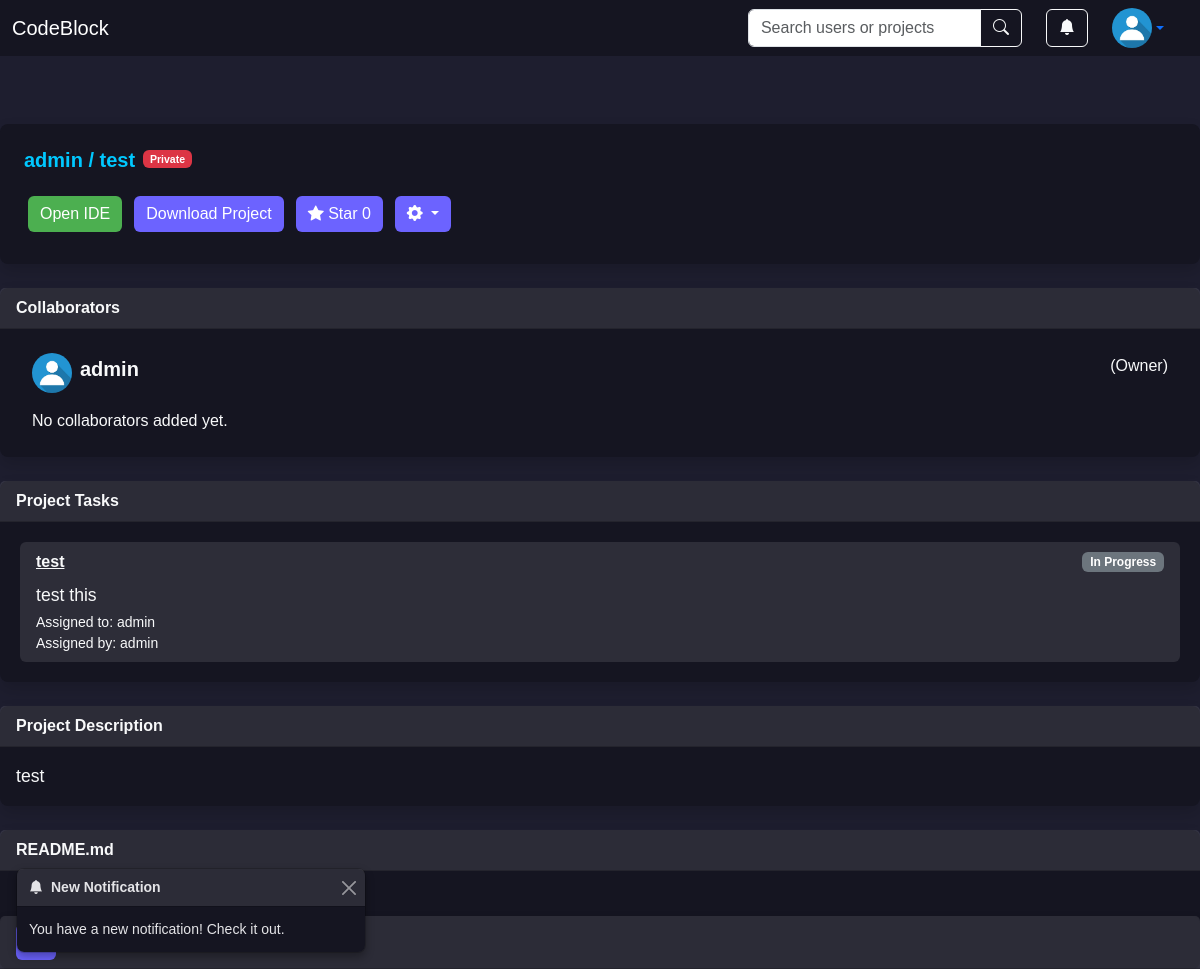
Before: /project/admin/1/ (signed in) with the older database file.
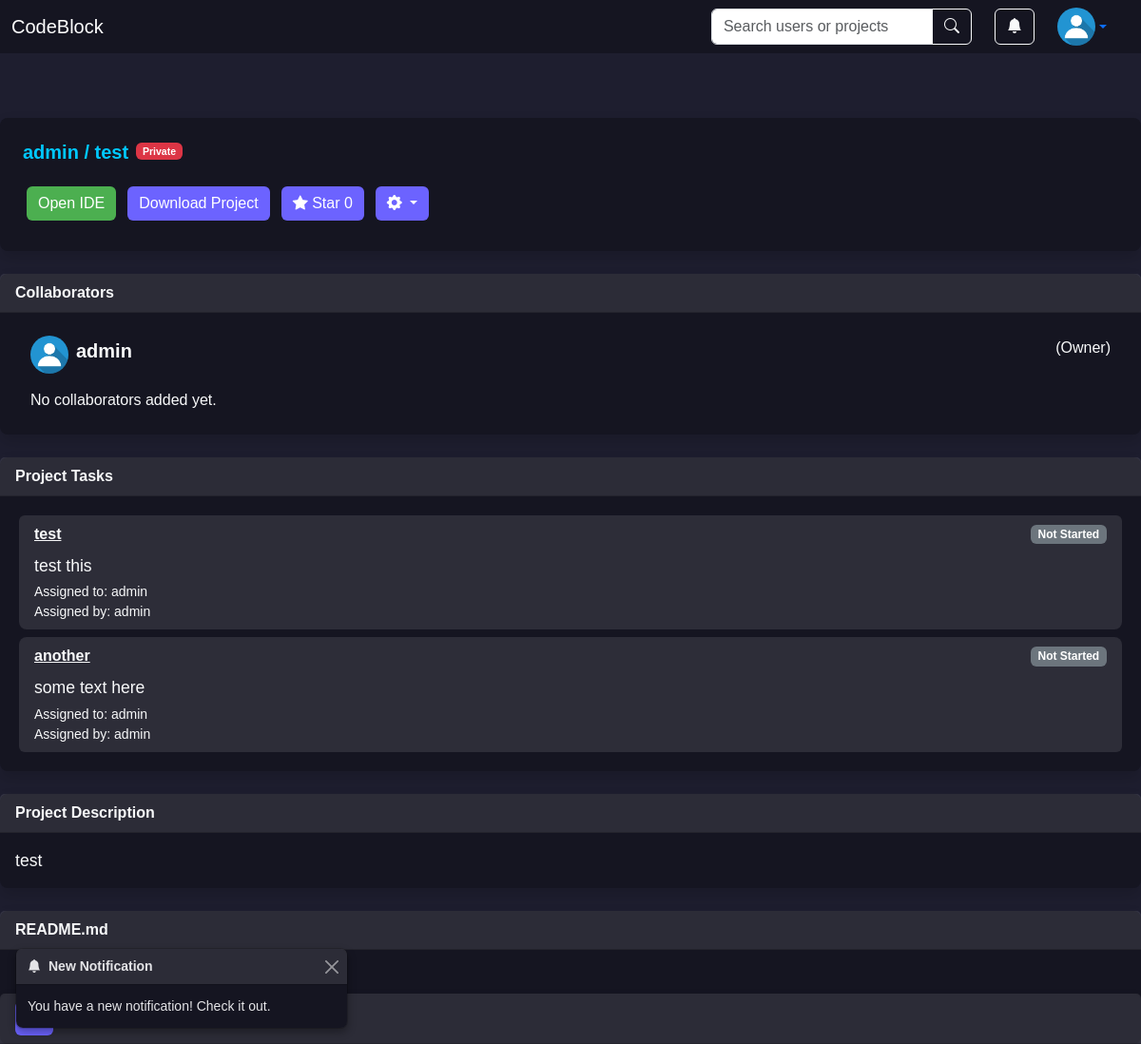
After: the same page with the newer database file.
### user/models.py (models this page shows, shortened)
class CustomUser(AbstractUser):
    profile_picture = models.ImageField(upload_to='profile_pictures/', null=True, blank=True)
    following = models.ManyToManyField('self', symmetrical=False, related_name='followers', blank=True)
    bio = models.TextField(null=True, blank=True)
    activity_log = models.JSONField(default=dict, blank=True)
    project_dir = models.CharField(max_length=512, null=True, blank=True)
    default_mem_limit = models.CharField(max_length=10, default='512m',
                                         help_text="Default memory limit for Docker containers.")
    default_memswap_limit = models.CharField(max_length=10, default='1g',
                                             help_text="Memory + swap limit for Docker containers.")
    default_cpus = models.DecimalField(max_digits=3, decimal_places=2, default=0.5,
                                       help_text="Number of CPUs allocated for Docker containers.")
    default_cpu_shares = models.PositiveIntegerField(default=512,
                                                     help_text="Relative CPU weight for Docker containers.")

### project/models.py (models this page shows, shortened)
class Project(models.Model):
    THEME_CHOICES = [
        ('default', 'Light Mode'),
        ('eclipse', 'Eclipse'),
        ('material', 'Material'),
        ('cobalt', 'Cobalt'),
        ('monokai', 'Monokai'),
        ('dracula', 'Dracula'),
    ]
    SYNTAX_CHOICES = [
        ('auto', 'Auto Detect'),
        ('plain', 'Plain Text'),
        ('python', 'Python'),
        ('javascript', 'JavaScript'),
        ('html', 'HTML'),
        ('css', 'CSS'),
        ('java', 'Java'),
        ('c', 'C'),
        ('cpp', 'C++'),
        ('php', 'PHP'),
        ('ruby', 'Ruby'),
        ('swift', 'Swift'),
        ('go', 'Go'),
        ('rust', 'Rust'),
        ('typescript', 'TypeScript'),
    ]
    user = models.ForeignKey(settings.AUTH_USER_MODEL, on_delete=models.CASCADE)
    project_name = models.CharField(max_length=100)
    project_path = models.CharField(max_length=100)
    project_description = TextField(blank=True, null=True)
    selected_theme = models.CharField(max_length=20, choices=THEME_CHOICES, default='default')
    selected_syntax = models.CharField(max_length=20, choices=SYNTAX_CHOICES, default='auto')
    is_public = models.BooleanField(default=False)
    likes = models.PositiveIntegerField(default=0)
    liked_by = models.ManyToManyField(settings.AUTH_USER_MODEL, related_name='liked_projects', blank=True)
    modified_at = models.DateTimeField(auto_now=True)
    created_at = models.DateTimeField(auto_now_add=True)
    collaborators = models.ManyToManyField(settings.AUTH_USER_MODEL, related_name='collaborating_projects', blank=True)

class Task(models.Model):
    STATUS_CHOICES = [
        ('not_started', 'Not Started'),
        ('in_progress', 'In Progress'),
        ('completed', 'Completed'),
    ]
    project = models.ForeignKey('Project', on_delete=models.CASCADE, related_name='tasks')
    assigned_to = models.ForeignKey(settings.AUTH_USER_MODEL, on_delete=models.CASCADE, related_name='tasks')
    assigned_by = models.ForeignKey(settings.AUTH_USER_MODEL, on_delete=models.CASCADE, related_name='tasks_assigned_by')
    title = models.CharField(max_length=100)
    description = models.TextField(blank=True, null=True)
    status = models.CharField(max_length=20, choices=STATUS_CHOICES, default='not_started')
    created_at = models.DateTimeField(auto_now_add=True)
    updated_at = models.DateTimeField(auto_now=True)

### project/views.py (the view, shortened to what this page needs)
# urls.py: path('project/<str:username>/<int:project_id>/', ProjectView.as_view(), name='project'),
class ProjectView(TemplateView):
    template_name = 'project.html'
    def get(self, request, *args, **kwargs):
        project_id = kwargs.get('project_id')
        current_project = Project.objects.filter(id=project_id).first() if project_id else Project.objects.order_by(
            '-modified_at').first()
        if not current_project:
            return redirect('personal_profile')
        project_tree = get_project_tree(current_project.project_path)
        readme_content = "<p>No README file available.</p>"
        readme_path = os.path.join(current_project.project_path, "README.md")
        if os.path.exists(readme_path):
            with open(readme_path, "r", encoding="utf-8") as readme_file:
                readme_content = markdown.markdown(readme_file.read())
        if isinstance(request.user, AnonymousUser):
            following_users = followers_users = chat_rooms = all_users = []
            unread_notifications = None
        else:
            following_users = request.user.following.all()
            followers_users = request.user.followers.all()
            chat_rooms = ChatRoom.objects.filter(participants=request.user)
            all_users = (following_users | followers_users).distinct()
            unread_notifications = Notification.objects.filter(user=request.user, is_read=False)
        context = {
            'current_project': current_project,
            'project_tree': project_tree,
            'readme_content': readme_content,
            'tasks': current_project.tasks.all(),
            'recent_chats': chat_rooms,
            'all_users': all_users,
            'all_messages': Message.objects.filter(room__in=chat_rooms).order_by('timestamp'),
            'unread_notifications': unread_notifications
        }
        return render(request, self.template_name, context)

### project/templates/project.html (shortened to what this page needs)
{% extends 'base.html' %}
{% block extra_head %}
{% load static %}
<link rel="stylesheet" type="text/css" href="{% static 'project.css' %}">
{% endblock %}
{% block content %}
<div class="mb-4">
    <div class="card shadow border-0">
        <div class="text-light m-4">
            <div class="d-flex flex-wrap justify-content-start">
                <h3 class="card-title mb-4">
                    <a href="{% url 'profile' current_project.user.username %}" class="card-title">
                        {{ current_project.user.username }}
                    </a>
                    /
                    <a href="{% url 'project' username=current_project.user.username project_id=current_project.id %}"
                       class="card-title">
                        {{ current_project.project_name }}
                    </a>
                </h3>
                <p class="text-light small ms-2">
                    {% if current_project.is_public %}
                    <span class="badge bg-primary">Public</span>
                    {% else %}
                    <span class="badge bg-danger">Private</span>
                    {% endif %}
                </p>
            </div>
            <div class="d-flex flex-wrap justify-content-start">
                <a href="{% url 'ide' username=current_project.user.username project_id=current_project.id %}"
                   class="btn btn-primary mx-1 mb-2">
                    Open IDE
                </a>
                <form method="post"
                      action="{% url 'ide' username=current_project.user.username project_id=current_project.id %}"
                      class="ms-1">
                    <button type="submit" class="btn btn-secondary mx-1 mb-2" name="download_project">Download Project
                    </button>
                </form>
                {% if user.is_authenticated %}
                <form method="post"
                      action="{% url 'project' username=current_project.user.username project_id=current_project.id %}"
                      class="mx-1">
                    <button type="submit" name="toggle_like" class="btn btn-secondary mx-1 mb-2">
                        <i class="bi bi-star-fill"></i>
                        {% if user in current_project.liked_by.all %}
                        Starred {{ current_project.likes }}
                        {% else %}
                        Star {{ current_project.likes }}
                        {% endif %}
                    </button>
                </form>
                {% endif %}
                {% if request.user == current_project.user %}
                <div class="dropdown">
                    <button class="btn btn-secondary dropdown-toggle mx-1 mb-2" type="button" id="settingsDropdown"
                            data-bs-toggle="dropdown" aria-expanded="false">
                        <i class="bi bi-gear-fill"></i>
                    </button>
                </div>
                {% endif %}
            </div>
        </div>
    </div>
</div>
<div class="mb-4">
    <div class="card shadow border-0">
        <div class="card-header text-light">
            Collaborators
        </div>
        <div class="card-body text-light">
            <ul class="list-group list-group-flush">
                <li class="list-group-item bg-transparent text-light d-flex align-items-center">
                    <img src="{{ current_project.user.profile_picture.url }}" alt="Profile"
                         class="profile-image rounded-circle me-2" style="width: 40px; height: 40px;">
                    <div class="d-flex justify-content-between w-100">
                        <a href="{% url 'profile' current_project.user.username %}"
                           class="card-title text-decoration-none text-light fs-5">
                            {{ current_project.user.username }}
                        </a>
                        <span class="text-light ms-2">(Owner)</span>
                    </div>
                </li>
                {% for collaborator in current_project.collaborators.all %}
                <li class="list-group-item bg-transparent text-light d-flex align-items-center">
                    <img src="{{ collaborator.profile_picture.url }}" alt="Profile"
                         class="profile-image rounded-circle me-2" style="width: 40px; height: 40px;">
                    <div class="d-flex justify-content-between w-100">
                        <a href="{% url 'public_profile' collaborator.username %}"
                           class="card-title text-decoration-none text-light fs-5">
                            {{ collaborator.username }}
                        </a>
                        {% if request.user == current_project.user %}
                        <form method="post" class="m-0">
                            {% csrf_token %}
                            <input type="hidden" name="collaborator_id" value="{{ collaborator.id }}">
                            <button type="submit" name="remove_collaborator" class="btn btn-danger btn-sm">Remove
                            </button>
                        </form>
                        {% endif %}
                    </div>
                </li>
                {% empty %}
                <li class="list-group-item bg-transparent text-light">No collaborators added yet.</li>
                {% endfor %}
            </ul>
        </div>
    </div>
</div>
<div class="mb-4">
    <div class="card shadow border-0">
        <div class="card-header text-light">Project Tasks</div>
        <div class="card-body text-light">
            {% if tasks %}
            <ul class="list-group">
                {% for task in tasks %}
                <li class="list-group-item m-1" style="background-color: rgba(255, 255, 255, 0.1);">
                    <div class="d-flex justify-content-between align-items-center mb-2">
                        <a href="#"
                           class="text-light"
                           data-bs-toggle="modal"
                           data-bs-target="#updateTaskModal"
                           data-task-id="{{ task.id }}"
                           data-task-title="{{ task.title }}"
                           data-task-description="{{ task.description }}"
                           data-task-status="{{ task.status }}">
                            <strong>{{ task.title }}</strong>
                        </a>
                        <span class="badge bg-secondary">{{ task.get_status_display }}</span>
                    </div>
                    <p class="mb-1 text-light">{{ task.description }}</p>
                    <div class="small text-light">
                        Assigned to: {{ task.assigned_to.username }} <br>
                        Assigned by: {{ task.assigned_by.username }}
                    </div>
                </li>
                {% endfor %}
            </ul>
            {% else %}
            <div class="text-center">
                <p class="text-light">No tasks have been assigned to this project yet.</p>
            </div>
            {% endif %}
        </div>
    </div>
</div>
<div class="mb-4">
    <div class="card shadow border-0">
        <div class="card-header text-light">
            Project Description
        </div>
        <div class="card-body text-light">
            <p class="mb-0">{{ current_project.project_description }}</p>
        </div>
    </div>
</div>
<div class="mb-4">
    <div class="card shadow border-0">
        <div class="card-header text-light">
            README.md
        </div>
        <div class="card-body text-light">
            <p class="mb-0">{{ readme_content|safe }}</p>
        </div>
    </div>
</div>
{% endblock %}

### home/templates/base.html (shortened to what this page needs)
<!DOCTYPE html>
<html lang="en">
<head>
    <link href="https://cdn.jsdelivr.net/npm/bootstrap@5.3.2/dist/css/bootstrap.min.css" rel="stylesheet">
    <link href="https://cdn.jsdelivr.net/npm/bootstrap-icons/font/bootstrap-icons.css" rel="stylesheet">
    {% load static %}
    <link rel="stylesheet" type="text/css" href="{% static 'base.css' %}">
    <link rel="stylesheet" type="text/css" href="{% static 'base.js' %}">
    {% block extra_head %}{% endblock %}
</head>
<body>
<nav class="navbar fixed-top navbar-expand-lg navbar-dark">
    <div class="container-fluid">
        <a class="navbar-brand" href="{% url 'home' %}">
            CodeBlock
        </a>
        <div class="collapse navbar-collapse" id="navbarContent">
            <div class="ms-auto">
                <form class="d-flex me-4" action="{% url 'search' %}" method="get">
                    <div class="input-group">
                        <input class="form-control" type="search" name="query" placeholder="Search users or projects"
                               aria-label="Search">
                        <button class="btn btn-outline-light" type="submit">
                            <i class="bi bi-search"></i>
                        </button>
                    </div>
                </form>
            </div>
            {% if user.is_authenticated %}
            <div class="dropdown me-4">
                <button class="btn btn-outline-light" id="notificationsDropdown" data-bs-toggle="modal"
                        data-bs-target="#notificationsModal">
                    <i class="bi bi-bell-fill"></i>
                </button>
            </div>
            {% endif %}
            <div class="dropdown me-4">
                {% if user.is_authenticated %}
                <a href="{% url 'profile' username=user.username %}"
                   class="d-flex align-items-center dropdown-toggle" id="userDropdown" data-bs-toggle="dropdown"
                   aria-expanded="false">
                    <img src="{{ user.profile_picture.url }}" alt="Profile Picture" width="40" height="40"
                         class="rounded-circle">
                </a>
                {% else %}
                <a href="{% url 'login' %}" class="btn btn-outline-light me-2">Sign In</a>
                <a href="{% url 'register' %}" class="btn btn-light">Sign Up</a>
                {% endif %}
            </div>
        </div>
    </div>
</nav>
<div class="toast-container position-fixed bottom-0 start-0 p-3">
    <div id="newNotificationToast" class="toast" role="alert" aria-live="assertive" aria-atomic="true">
        <div class="toast-header">
            <i class="bi bi-bell-fill me-2"></i>
            <strong class="me-auto">New Notification</strong>
            <button type="button" class="btn-close btn-close-white" data-bs-dismiss="toast" aria-label="Close"></button>
        </div>
        <div class="toast-body">
            You have a new notification! Check it out.
        </div>
    </div>
</div>
<main class="main-content pt-5">
    {% block content %}{% endblock %}
</main>
{% if user.is_authenticated %}
<div class="chat-box">
    <div class="card">
        <div class='card-header'>
            <button class="btn btn-secondary" type="button" data-bs-toggle="collapse"
                    data-bs-target="#chatCardCollapse, #mainChatCard" id="toggleButton">
            </button>
        </div>
    </div>
</div>
{% endif %}
</body>
</html>

Changed rows visible on the page:
changed Task "test this": status "In Progress" → "Not Started"
added Task: title "another", status "Not Started", description "some text here", assigned_to.username "admin", assigned_by.username "admin"
